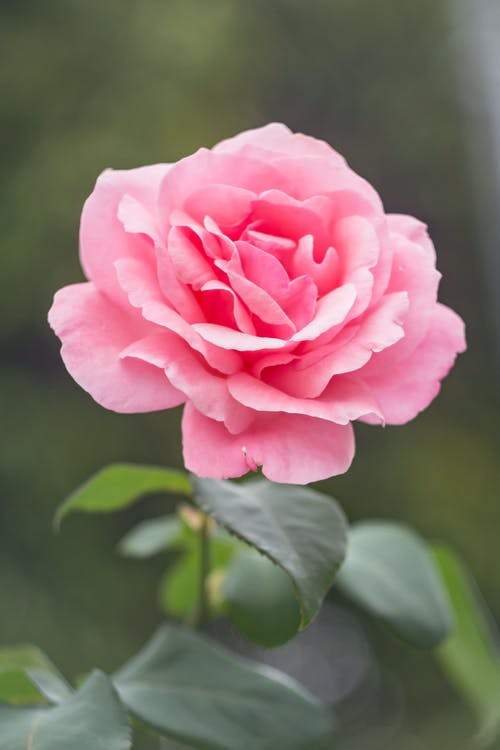
#> input picture Task-4 - Image to Pencil Sketch with Python/flower.jpeg, 500 x 750 px, found by its file name
$ jupyter execute Task_4_Image_to_Pencil_Sketch_with_Python.ipynb
#> lines starting #> are read from the running program, lines starting #| are printed output that depends on the picture
# **Name :- Patel Yash Pankajbhai**

# **Data Science intern at LetsGrowmore**

# **Task-4 - Image to Pencil Sketch with Python**

## **1. Importing the all required Libraries**

[cell 1]
import cv2
from google.colab.patches import cv2_imshow

## **2. Reading and Displaying the Image**

[cell 2]
flower_image=cv2.imread("/flower.jpeg")
#> flower_image is the input picture: shape (750, 500, 3); mean B, G, R 101.7, 108.5, 129.5
cv2_imshow(flower_image)

## **3.converting the image into grey scale image.**

[cell 3]
gray_image=cv2.cvtColor(flower_image,cv2.COLOR_BGR2GRAY)
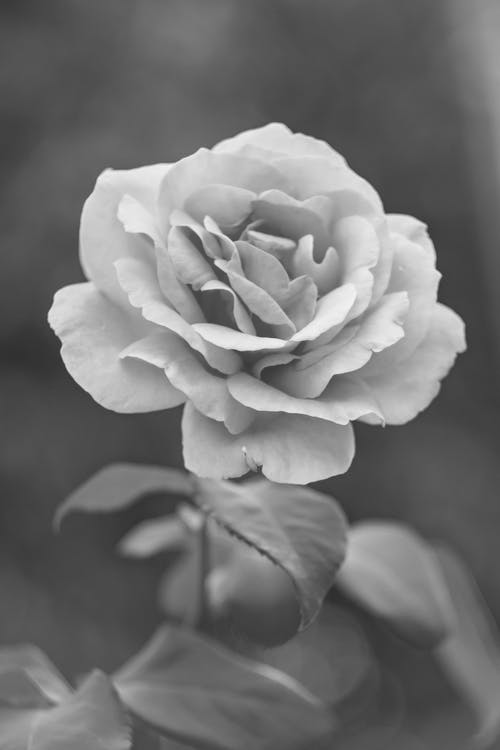
#> gray_image: shape (750, 500); min 45, max 244, mean 114
cv2_imshow(gray_image)

## **4. Inverting the gray scale image**

[cell 4]
inverted_img = cv2.bitwise_not(gray_image)
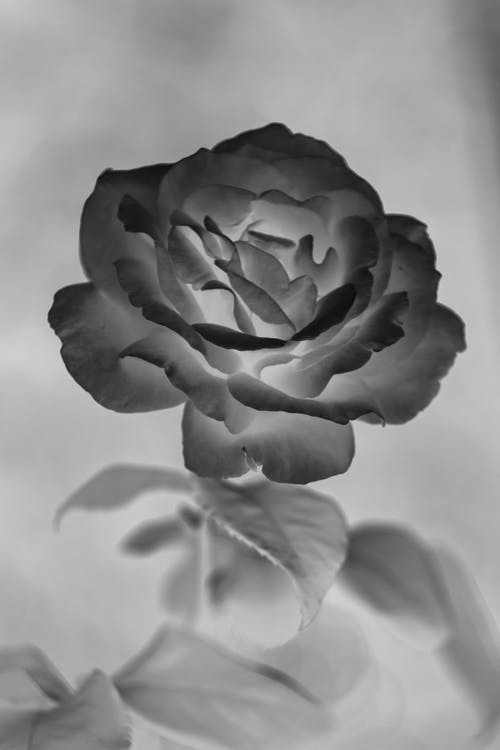
#> inverted_img: shape (750, 500); min 11, max 210, mean 141
cv2_imshow(inverted_img)

## **5. Using the Gaussian blur method for smoothing the image**

[cell 5]
blurred_img = cv2.GaussianBlur(inverted_img, (21, 21), 0)
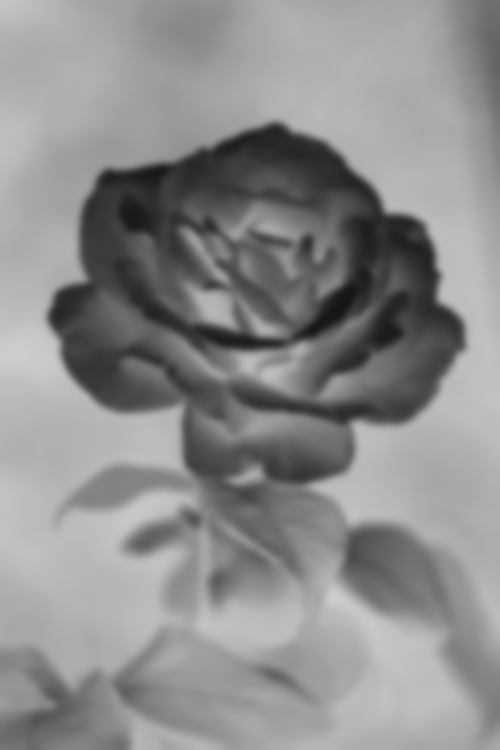
#> blurred_img: shape (750, 500); min 20, max 206, mean 141
cv2_imshow(blurred_img)

# **6. Making the final pencil sketch**

[cell 6]
Inverted_Blurred_flower_img = 255 - blurred_img
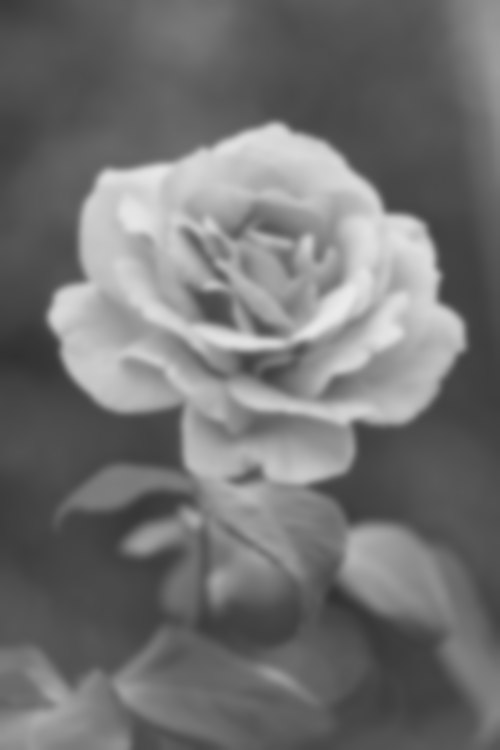
#> Inverted_Blurred_flower_img: shape (750, 500); min 49, max 235, mean 114
pencil_sketch_image = cv2.divide(gray_image, Inverted_Blurred_flower_img, scale=256)
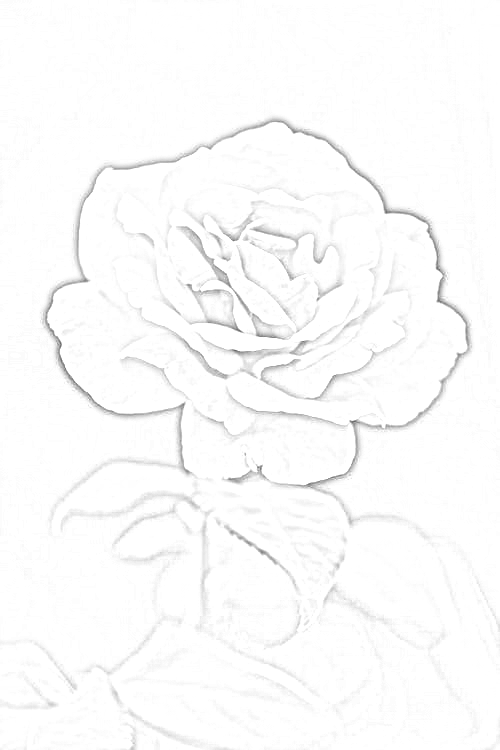
#> pencil_sketch_image: shape (750, 500); min 102, max 255, mean 251.4
cv2_imshow(pencil_sketch_image)
